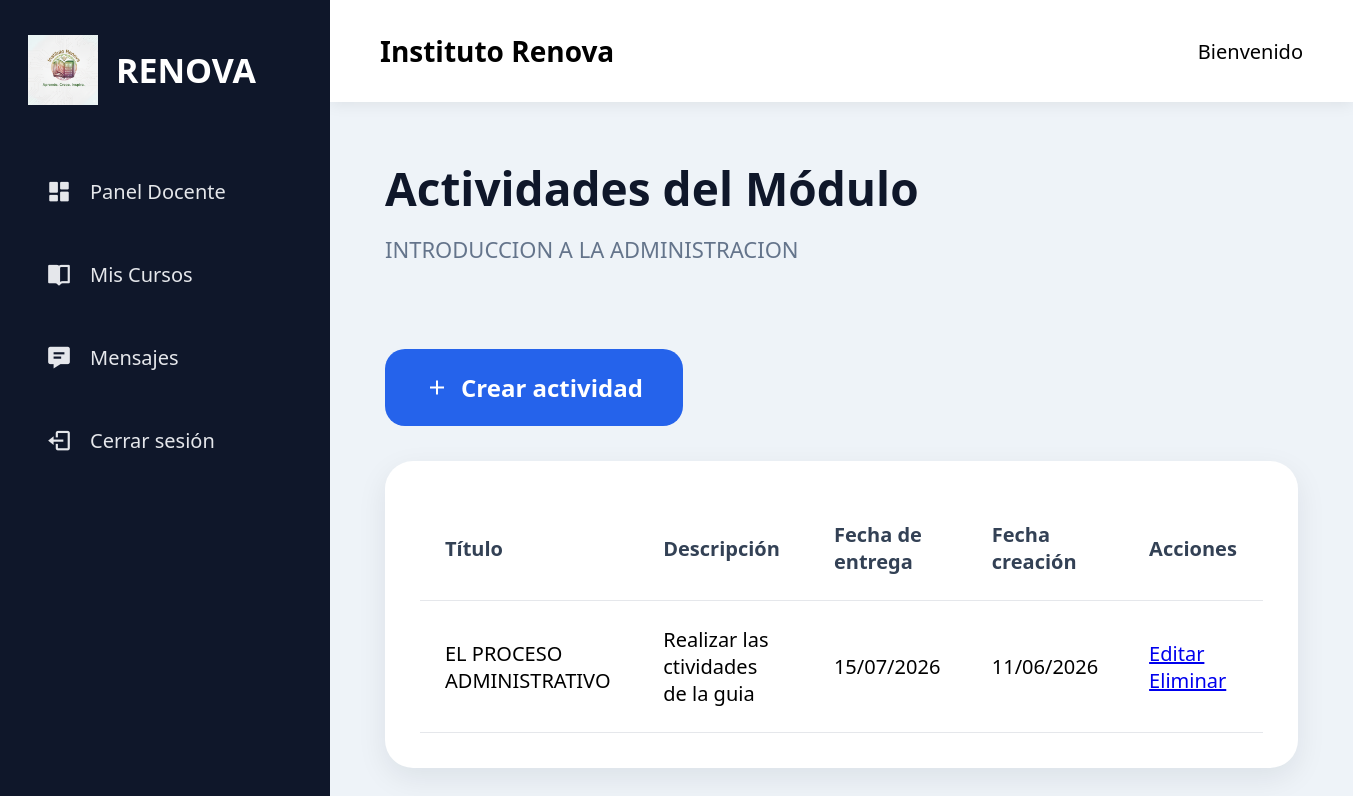
Screenshot of /docente/modulo/1/actividades (signed in) with the database file from the repository.
### models/modulo.py (models this page shows, shortened)
class Modulo(db.Model):
    __tablename__ = 'modulos'
    id = db.Column(
        db.Integer,
        primary_key=True
    )
    titulo = db.Column(
        db.String(200),
        nullable=False
    )
    descripcion = db.Column(
        db.Text
    )
    orden = db.Column(
        db.Integer,
        default=1
    )
    fecha_creacion = db.Column(
        db.DateTime,
        default=datetime.utcnow
    )
    curso_id = db.Column(
        db.Integer,
        db.ForeignKey('cursos.id'),
        nullable=False
    )

### models/actividad.py (models this page shows)
class Actividad(db.Model):
    __tablename__ = 'actividades'
    id = db.Column(db.Integer, primary_key=True)
    titulo = db.Column(db.String(200), nullable=False)
    descripcion = db.Column(db.Text, nullable=False)
    archivo_url = db.Column(db.String(255))
    fecha_entrega = db.Column(db.DateTime)
    fecha_creacion = db.Column(db.DateTime, default=datetime.utcnow)
    modulo_id = db.Column(
        db.Integer,
        db.ForeignKey('modulos.id'),
        nullable=False
    )

### routes/docente_routes.py (the view)
@docente.route('/modulo/<int:modulo_id>/actividades')
@login_required
def actividades(modulo_id):
    modulo = Modulo.query.get_or_404(modulo_id)
    actividades = Actividad.query.filter_by(
        modulo_id=modulo_id
    ).order_by(
        Actividad.fecha_creacion.desc()
    ).all()
    return render_template(
        'docente/actividades.html',
        modulo=modulo,
        actividades=actividades
    )

### app.py (called while the page is built)
@login_manager.user_loader
def load_user(user_id):
    return Usuario.query.get(int(user_id))

### templates/docente/actividades.html (shortened to what this page needs)
{% extends 'layout.html' %}
{% block content %}
<div class="page-header">
    <h1>Actividades del Módulo</h1>
    <p>{{ modulo.titulo }}</p>
</div>
<div class="actions-bar">
    <a href="{{ url_for('docente.crear_actividad', modulo_id=modulo.id) }}" class="btn-primary">
        <i class='bx bx-plus'></i>
        Crear actividad
    </a>
</div>
<div class="table-card">
    <table>
        <thead>
            <tr>
                <th>Título</th>
                <th>Descripción</th>
                <th>Fecha de entrega</th>
                <th>Fecha creación</th>
                <th>Acciones</th>
            </tr>
        </thead>
        <tbody>
        {% for actividad in actividades %}
            <tr>
                <td>
                    {{ actividad.titulo }}
                </td>
                <td>
                    {{ actividad.descripcion }}
                </td>
                <td>
                    {% if actividad.fecha_entrega %}
                        {{ actividad.fecha_entrega.strftime('%d/%m/%Y') }}
                    {% else %}
                        Sin definir
                    {% endif %}
                </td>
                <td>
                    {{ actividad.fecha_creacion.strftime('%d/%m/%Y') }}
                </td>
                <td>
                    <a
                    href="{{ url_for('docente.editar_actividad', id=actividad.id) }}"
                    class="btn-small">
                        Editar
                    </a>
                    <a
                    href="{{ url_for('docente.eliminar_actividad', id=actividad.id) }}"
                    class="btn-small">
                        Eliminar
                    </a>
                </td>
            </tr>
        {% else %}
            <tr>
                <td colspan="5" class="empty-table">
                    Este módulo aún no tiene actividades.
                </td>
            </tr>
        {% endfor %}
        </tbody>
    </table>
</div>
{% endblock %}

### static/css/style.css (style rules this page uses)
* { margin:0; padding:0; box-sizing:border-box; font-family:'Segoe UI', sans-serif; }
body { display:flex; min-height:100vh; background:#eef3f8; font-size:20px; }
.page-header { margin-bottom:45px; }
.page-header h1 { font-size:46px; color:#0f172a; margin-bottom:15px; }
.page-header p { font-size:22px; color:#64748b; }
.actions-bar { margin-bottom:35px; }
.btn-primary { display:inline-flex; align-items:center; gap:12px; background:#2563eb; color:white; padding:20px 32px; border-radius:18px; text-decoration:none; font-size:20px; font-weight:700; }
.table-card { background:white; border-radius:28px; padding:35px; box-shadow:0 10px 30px rgba(15,23,42,.08); }
table { width:100%; border-collapse:collapse; font-size:20px; }
th, td { padding:25px; border-bottom:1px solid #e5e7eb; }
th { color:#334155; text-align:left; }
.btn-primary { margin-top:40px; display:inline-flex; align-items:center; justify-content:center; background:#2563eb; color:white; border:none; padding:22px 40px; border-radius:20px; font-size:24px; font-weight:700; cursor:pointer; transition:.3s; }

### rows the page displays
Modulo: titulo "INTRODUCCION A LA ADMINISTRACION"
Actividad: titulo "EL PROCESO ADMINISTRATIVO", descripcion "Realizar las ctividades de la guia", fecha_entrega "15/07/2026", fecha_creacion "11/06/2026"
